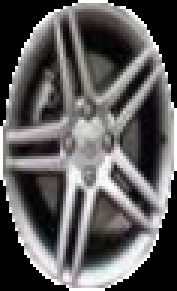
#> input picture 轮毂/DINO-v2/004A.png, 59 x 97 px (shown 3 times larger)
$ python findCenter.py
#> lines starting #> are read from the running program, lines starting #| are printed output that depends on the picture; after the words box and inside, x2 and y2 are one past the last pixel; in counts of white or black regions, pixels touching at a corner belong together
import cv2
import numpy as np
import random
import math
import matplotlib
matplotlib.use('TkAgg')
import matplotlib.pyplot as plt


class RANSAC:
    def __init__(self, data, threshold, P, S, N):
        self.point_data = data  # 椭圆轮廓点集
        self.length = len(self.point_data)  # 椭圆轮廓点集长度
        self.error_threshold = threshold  # 模型评估误差容忍阀值

        self.N = N  # 随机采样数
        self.S = S  # 设定的内点比例
        self.P = P  # 采得 N 点去计算的正确模型概率
        self.max_inliers = self.length * self.S  # 设定最大内点阀值
        self.items = 10

        self.count = 0  # 内点计数器
        self.best_model = ((0, 0), (1e-6, 1e-6), 0)  # 椭圆模型存储器

    def random_sampling(self, n):
        """随机取 n 个数据点"""
        return np.array(random.sample(list(self.point_data), n))

    def Geometric2Conic(self, ellipse):
        """计算椭圆方程系数"""
        # Ax ^ 2 + Bxy + Cy ^ 2 + Dx + Ey + F
        (x0, y0), (bb, aa), phi_b_deg = ellipse

        a, b = aa / 2, bb / 2  # Semimajor and semiminor axes
        phi_b_rad = phi_b_deg * np.pi / 180.0  # Convert phi_b from deg to rad
        ax, ay = -np.sin(phi_b_rad), np.cos(phi_b_rad)  # Major axis unit vector

        # Useful intermediates
        a2 = a * a
        b2 = b * b

        # Conic parameters
        if a2 > 0 and b2 > 0:
            A = ax * ax / a2 + ay * ay / b2
            B = 2 * ax * ay / a2 - 2 * ax * ay / b2
            C = ay * ay / a2 + ax * ax / b2
            D = (-2 * ax * ay * y0 - 2 * ax * ax * x0) / a2 + (2 * ax * ay * y0 - 2 * ay * ay * x0) / b2
            E = (-2 * ax * ay * x0 - 2 * ay * ay * y0) / a2 + (2 * ax * ay * x0 - 2 * ax * ax * y0) / b2
            F = (2 * ax * ay * x0 * y0 + ax * ax * x0 * x0 + ay * ay * y0 * y0) / a2 + \
                (-2 * ax * ay * x0 * y0 + ay * ay * x0 * x0 + ax * ax * y0 * y0) / b2 - 1
        else:
            # Tiny dummy circle - response to a2 or b2 == 0 overflow warnings
            A, B, C, D, E, F = (1, 0, 1, 0, 0, -1e-6)

        # Compose conic parameter array
        conic = np.array((A, B, C, D, E, F))
        return conic

    def eval_model(self, ellipse):
        """评估椭圆模型，统计内点个数"""
        # this an ellipse ?
        a, b, c, d, e, f = self.Geometric2Conic(ellipse)
        E = 4 * a * c - b * b
        if E <= 0:
            return 0, 0

        #  which long axis ?
        (x, y), (LAxis, SAxis), Angle = ellipse
        LAxis, SAxis = LAxis / 2, SAxis / 2
        if SAxis > LAxis:
            temp = SAxis
            SAxis = LAxis
            LAxis = temp

        # calculate focus
        Axis = math.sqrt(LAxis * LAxis - SAxis * SAxis)
        f1_x = x - Axis * math.cos(Angle * math.pi / 180)
        f1_y = y - Axis * math.sin(Angle * math.pi / 180)
        f2_x = x + Axis * math.cos(Angle * math.pi / 180)
        f2_y = y + Axis * math.sin(Angle * math.pi / 180)

        # identify inliers points
        f1, f2 = np.array([f1_x, f1_y]), np.array([f2_x, f2_y])
        f1_distance = np.square(self.point_data - f1)
        f2_distance = np.square(self.point_data - f2)
        all_distance = np.sqrt(f1_distance[:, 0] + f1_distance[:, 1]) + np.sqrt(f2_distance[:, 0] + f2_distance[:, 1])

        Z = np.abs(2 * LAxis - all_distance)
        delta = math.sqrt(np.sum((Z - np.mean(Z)) ** 2) / len(Z))

        # Update inliers set
        inliers = np.nonzero(Z < 0.8 * delta)[0]
        inlier_pnts = self.point_data[inliers]

        return len(inlier_pnts), inlier_pnts

    def execute_ransac(self):
        max_iterations = 1000  # 设置最大迭代次数
        iteration = 0
        while iteration < max_iterations:
            # 1.select N points at random
            select_points = self.random_sampling(self.N)

            # 2.fitting N ellipse points
            ellipse = cv2.fitEllipse(select_points)

            # 3.assess model and calculate inliers points
            inliers_count, inliers_set = self.eval_model(ellipse)

            # 4.number of new inliers points more than number of old inliers points ?
            if inliers_count > self.count and len(inliers_set) >= 5:
                ellipse_ = cv2.fitEllipse(inliers_set)  # fitting ellipse for inliers points
                self.count = inliers_count  # Update inliers set
                self.best_model = ellipse_  # Update best ellipse

                # 5.number of inliers points reach the expected value
                if self.count > self.max_inliers:
                    print('the number of inliers: ', self.count)
                    break

            iteration += 1

        return self.best_model

if __name__ == '__main__':
    # 读取图像
    img = cv2.imread('004A.png')
#> img is the input picture: shape (97, 59, 3); mean B, G, R 91.9, 91.8, 93.5
    if img is None:
        print("无法读取图像，请检查图像路径和文件名是否正确。")
        exit()

    # 转换为灰度图像
    gray = cv2.cvtColor(img, cv2.COLOR_BGR2GRAY)
    # 高斯模糊以减少噪声
    blurred = cv2.GaussianBlur(gray, (9, 9), 2)
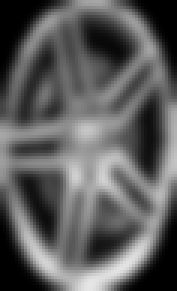
#> blurred: shape (97, 59) (shown 3 times larger); min 0, max 230, mean 92.5
    # 边缘检测
    edges = cv2.Canny(blurred, 50, 150)
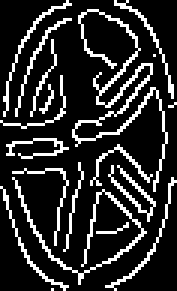
#> edges: shape (97, 59) (shown 3 times larger); 17.2% white in thin lines or dots

    # 查找轮廓
    contours, _ = cv2.findContours(edges, cv2.RETR_EXTERNAL, cv2.CHAIN_APPROX_SIMPLE)
#> contours = 19 contours, 16 with area under 20; largest, box (x1, y1, x2, y2) and area: (24, 3, 56, 64) 70, (4, 59, 49, 95) 39, (36, 55, 52, 74) 22

    for contour in contours:
        if len(contour) > 5:  # 拟合椭圆至少需要 5 个点
            points_data = np.reshape(contour, (-1, 2))
            # Ransac 拟合
            Ransac = RANSAC(data=points_data, threshold=0.5, P=0.99, S=0.618, N=10)
            (X, Y), (LAxis, SAxis), Angle = Ransac.execute_ransac()

            # 绘制拟合的椭圆
            cv2.ellipse(img, ((X, Y), (LAxis, SAxis), Angle), (0, 255, 0), 2)
            # 绘制圆心
            cv2.circle(img, (int(X), int(Y)), 5, (0, 0, 255), -1)
#> this loop made 19 passes
#> contour on passes 1, 11, 14: [[17, 96]], [[58, 34], [57, 35], [56, 35], [57, 35]], [[51, 18]]
#| the number of inliers:  34
#| the number of inliers:  33
#| the number of inliers:  78
#| the number of inliers:  31
#| the number of inliers:  18
#| the number of inliers:  18
#| the number of inliers:  19
#| the number of inliers:  26
#> (further printed lines are left out)
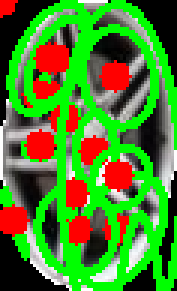
#> img: shape (97, 59, 3) (shown 3 times larger); mean B, G, R 41.2, 133.3, 76.4

    # 显示结果图像
    cv2.imshow('Result', img)
    cv2.waitKey(0)
    cv2.destroyAllWindows()

$ run again, with 轮毂/DINO-v2/005B.png copied over 轮毂/DINO-v2/004A.png
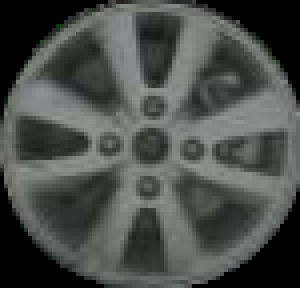
#> input picture 轮毂/DINO-v2/005B.png, 75 x 72 px (shown 4 times larger)
#> img is the input picture: shape (72, 75, 3); mean B, G, R 73.5, 76.8, 73
#> `edges = cv2.Canny(blurred, 50, 150)`:
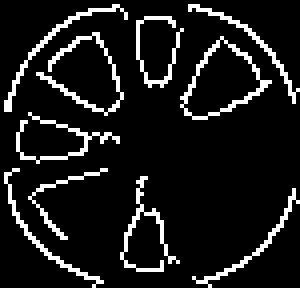
#> edges: shape (72, 75) (shown 4 times larger); 10.5% white in thin lines or dots
#> contours = 10 contours, 9 with area under 20; largest, box (x1, y1, x2, y2) and area: (45, 9, 68, 30) 240
#> the loop `for contour in contours:` made 10 passes
#> (printed output is left out)
#> after the loop `for contour in contours:`:
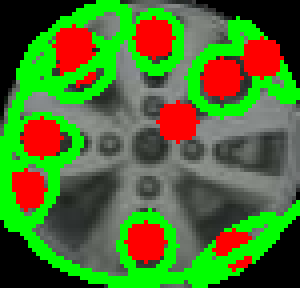
#> img: shape (72, 75, 3) (shown 4 times larger); mean B, G, R 44.7, 111.9, 77.8
